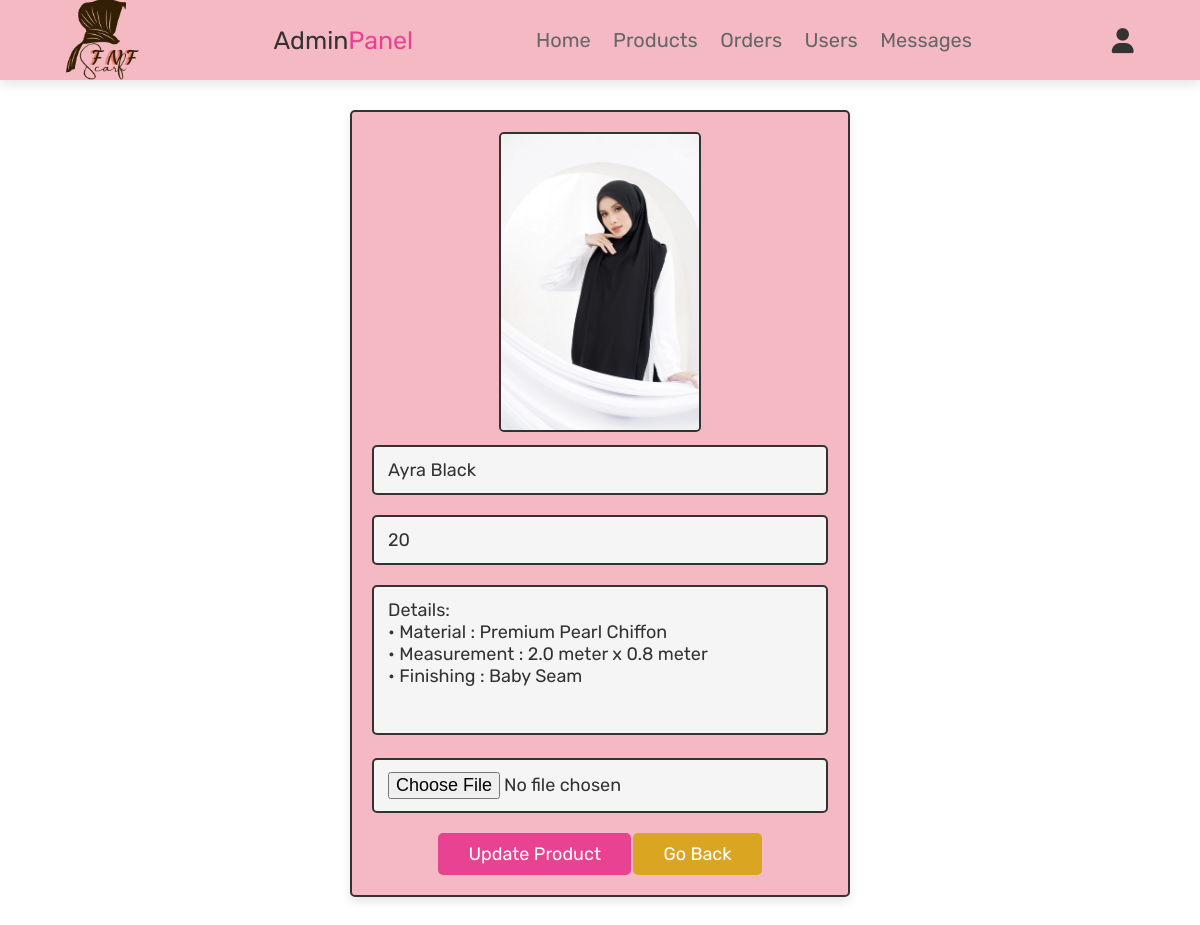
/admin_update_product.php?update=91 (signed in), run on the app's committed database.
### tables this page shows
CREATE TABLE `products` (
  `pid` int(100) NOT NULL,
  `name` varchar(100) NOT NULL,
  `details` varchar(500) NOT NULL,
  `price` int(100) NOT NULL,
  `image` varchar(100) NOT NULL
);

### admin_update_product.php (the view, shortened to what this page needs)
<?php
@include 'config.php';
?>
<!DOCTYPE html>
<html lang="en">
<head>
   <link rel="stylesheet" href="https://cdnjs.cloudflare.com/ajax/libs/font-awesome/6.0.0/css/all.min.css">
   <link rel="stylesheet" href="css/admin_style.css">
</head>
<body>
<?php @include 'admin_header.php'; ?>
<section class="update-product">
<?php
   $update_id = $_GET['update'];
   $select_products = mysqli_query($conn, "SELECT * FROM `products` WHERE pid = '$update_id'") or die('query failed');
   if(mysqli_num_rows($select_products) > 0)
   {
      while($fetch_products = mysqli_fetch_assoc($select_products))
      {
?>
<form action="" method="post" enctype="multipart/form-data">
   <img src="uploaded_img/<?php echo $fetch_products['image']; ?>" class="image"  alt="">
   <input type="text" class="box" value="<?php echo $fetch_products['name']; ?>" required placeholder="update product name" name="name">
   <input type="number" min="0" class="box" value="<?php echo $fetch_products['price']; ?>" required placeholder="update product price" name="price">
   <textarea name="details" class="box" required placeholder="update product details" cols="30" rows="10"><?php echo $fetch_products['details']; ?></textarea>
   <input type="file" accept="image/jpg, image/jpeg, image/png" class="box" name="image">
   <input type="submit" value="update product" name="update_product" class="btn">
   <a href="admin_products.php" class="option-btn">go back</a>
</form>
<?php
      }
   }
   else
   {
      echo '<p class="empty">no update product select</p>';
   }
?>
</section>
</body>
</html>

### css/admin_style.css (style rules this page uses)
:root { --pink:#e84393; --pink2-shadow:rgba(236, 120, 139, 0.514); --red:#c0392b; --orange:#f39c12; --yellow: #DAA520; --black:#333; --white:#fff; --light-color:#666; --light-white:#ccc; --light-bg:#f5f5f5; --border:.2rem solid var(--black); --box-shadow:0 .5rem 1rem rgba(0,0,0,.1); }
* { font-family: 'Rubik', sans-serif; margin:0; padding:0; box-sizing: border-box; outline: none; border:none; text-decoration: none; transition:all .2s linear; }
html { font-size: 62.5%; overflow-x: hidden; scroll-behavior: smooth; scroll-padding-top: 6.5rem; }
body { background: url(../images/bg4.png); }
section { padding:3rem 2rem; }
.btn, .delete-btn, .option-btn { display: inline-block; border-radius: .5rem; margin-top: 1rem; font-size: 1.8rem; color:var(--white); cursor: pointer; padding:1rem 3rem; text-transform: capitalize; }
.btn { background-color: var(--pink); }
.option-btn { background-color: var(--yellow); }
.update-product form { max-width: 50rem; border-radius: .5rem; background-color: var(--pink2-shadow); border:var(--border); padding:2rem; text-align: center; margin:0 auto; box-shadow: var(--box-shadow); }
.update-product form .box { width: 100%; margin:1rem 0; font-size: 1.8rem; color:var(--black); border-radius: .5rem; background-color: var(--light-bg); padding:1.2rem 1.4rem; border:var(--border); }
.update-product form textarea { height: 15rem; resize: none; }
.update-product .image { height: 30rem; border:var(--border); border-radius: .5rem; }

### data on the page
products: image (picture), name "Ayra Black", price "20", details "Details: • Material : Premium Pearl Chiffon • Measurement : 2.0 meter x 0.8 meter • Finishing : Baby Seam"
